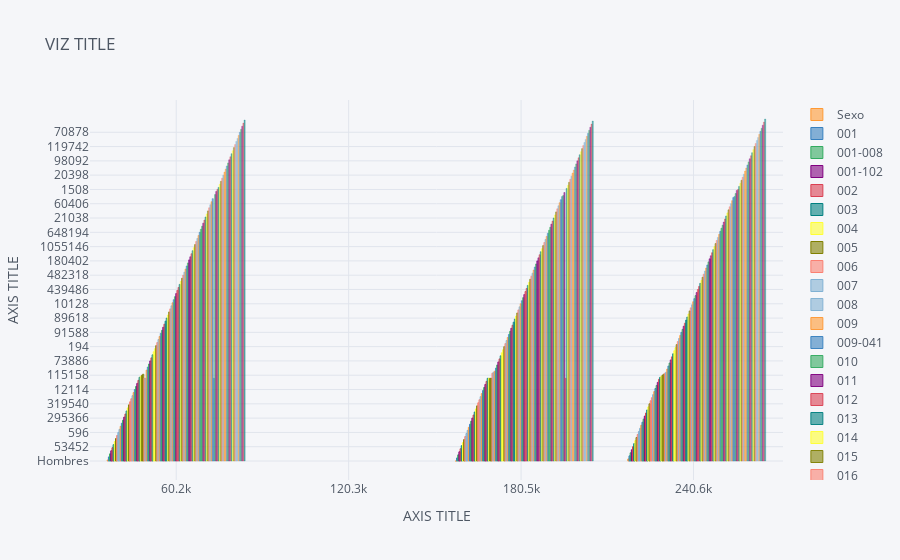

Notebook source saved alongside this figure:
### Code cell
# Cufflinks bar plot

dataset_sexo.iplot(kind='bar',
                  x='098',
                  xTitle='AXIS TITLE',
                  yTitle='AXIS TITLE',
                  title='VIZ TITLE')

### Figure 1 — Plotly figure (JSON) as saved in the notebook; plotly's stock layout.template omitted (floating-point values rounded to 4 significant figures)
{"data": [{"marker": {"color": "rgba(255, 153, 51, 0.6)", "line": {"color": "rgba(255, 153, 51, 1.0)", "width": 1}}, "name": "Sexo", "orientation": "v", "text": "", "x": [181592, 60150, 241742], "y": ["Hombres", "Mujeres", "Total"], "type": "bar"}, {"marker": {"color": "rgba(55, 128, 191, 0.6)", "line": {"color": "rgba(55, 128, 191, 1.0)", "width": 1}}, "name": "001", "orientation": "v", "text": "", "x": [181592, 60150, 241742], "y": [13310, 20734, 34044], "type": "bar"}, {"marker": {"color": "rgba(50, 171, 96, 0.6)", "line": {"color": "rgba(50, 171, 96, 1.0)", "width": 1}}, "name": "001-008", "orientation": "v", "text": "", "x": [181592, 60150, 241742], "y": [288068, 204418, 492486], "type": "bar"}, {"marker": {"color": "rgba(128, 0, 128, 0.6)", "line": {"color": "rgba(128, 0, 128, 1.0)", "width": 1}}, "name": "001-102", "orientation": "v", "text": "", "x": [181592, 60150, 241742], "y": [14528688, 13298528, 27827216], "type": "bar"}, {"marker": {"color": "rgba(219, 64, 82, 0.6)", "line": {"color": "rgba(219, 64, 82, 1.0)", "width": 1}}, "name": "002", "orientation": "v", "text": "", "x": [181592, 60150, 241742], "y": [37942, 15510, 53452], "type": "bar"}, {"marker": {"color": "rgba(0, 128, 128, 0.6)", "line": {"color": "rgba(0, 128, 128, 1.0)", "width": 1}}, "name": "003", "orientation": "v", "text": "", "x": [181592, 60150, 241742], "y": [3860, 4110, 7970], "type": "bar"}, {"marker": {"color": "rgba(255, 255, 51, 0.6)", "line": {"color": "rgba(255, 255, 51, 1.0)", "width": 1}}, "name": "004", "orientation": "v", "text": "", "x": [181592, 60150, 241742], "y": [89660, 100022, 189682], "type": "bar"}, {"marker": {"color": "rgba(128, 128, 0, 0.6)", "line": {"color": "rgba(128, 128, 0, 1.0)", "width": 1}}, "name": "005", "orientation": "v", "text": "", "x": [181592, 60150, 241742], "y": [24062, 21674, 45736], "type": "bar"}, {"marker": {"color": "rgba(251, 128, 114, 0.6)", "line": {"color": "rgba(251, 128, 114, 1.0)", "width": 1}}, "name": "006", "orientation": "v", "text": "", "x": [181592, 60150, 241742], "y": [92868, 21704, 114572], "type": "bar"}, {"marker": {"color": "rgba(128, 177, 211, 0.6)", "line": {"color": "rgba(128, 177, 211, 1.0)", "width": 1}}, "name": "007", "orientation": "v", "text": "", "x": [181592, 60150, 241742], "y": [2546, 596, 3142], "type": "bar"}, {"marker": {"color": "rgba(128, 177, 211, 0.6)", "line": {"color": "rgba(128, 177, 211, 0.9316239316239316)", "width": 1}}, "name": "008", "orientation": "v", "text": "", "x": [181592, 60150, 241742], "y": [23820, 20068, 43888], "type": "bar"}, {"marker": {"color": "rgba(255, 153, 51, 0.6)", "line": {"color": "rgba(255, 153, 51, 0.9316239316239316)", "width": 1}}, "name": "009", "orientation": "v", "text": "", "x": [181592, 60150, 241742], "y": [128122, 30116, 158238], "type": "bar"}, {"marker": {"color": "rgba(55, 128, 191, 0.6)", "line": {"color": "rgba(55, 128, 191, 0.9316239316239316)", "width": 1}}, "name": "009-041", "orientation": "v", "text": "", "x": [181592, 60150, 241742], "y": [4371186, 2747678, 7118864], "type": "bar"}, {"marker": {"color": "rgba(50, 171, 96, 0.6)", "line": {"color": "rgba(50, 171, 96, 0.9316239316239316)", "width": 1}}, "name": "010", "orientation": "v", "text": "", "x": [181592, 60150, 241742], "y": [115918, 20340, 136258], "type": "bar"}, {"marker": {"color": "rgba(128, 0, 128, 0.6)", "line": {"color": "rgba(128, 0, 128, 0.9316239316239316)", "width": 1}}, "name": "011", "orientation": "v", "text": "", "x": [181592, 60150, 241742], "y": [295366, 193986, 489352], "type": "bar"}, {"marker": {"color": "rgba(219, 64, 82, 0.6)", "line": {"color": "rgba(219, 64, 82, 0.9316239316239316)", "width": 1}}, "name": "012", "orientation": "v", "text": "", "x": [181592, 60150, 241742], "y": [344882, 280252, 625134], "type": "bar"}, {"marker": {"color": "rgba(0, 128, 128, 0.6)", "line": {"color": "rgba(0, 128, 128, 0.9316239316239316)", "width": 1}}, "name": "013", "orientation": "v", "text": "", "x": [181592, 60150, 241742], "y": [132644, 90928, 223572], "type": "bar"}, {"marker": {"color": "rgba(255, 255, 51, 0.6)", "line": {"color": "rgba(255, 255, 51, 0.9316239316239316)", "width": 1}}, "name": "014", "orientation": "v", "text": "", "x": [181592, 60150, 241742], "y": [217596, 126478, 344074], "type": "bar"}, {"marker": {"color": "rgba(128, 128, 0, 0.6)", "line": {"color": "rgba(128, 128, 0, 0.9316239316239316)", "width": 1}}, "name": "015", "orientation": "v", "text": "", "x": [181592, 60150, 241742], "y": [169294, 150246, 319540], "type": "bar"}, {"marker": {"color": "rgba(251, 128, 114, 0.6)", "line": {"color": "rgba(251, 128, 114, 0.9316239316239316)", "width": 1}}, "name": "016", "orientation": "v", "text": "", "x": [181592, 60150, 241742], "y": [83444, 116646, 200090], "type": "bar"}, {"marker": {"color": "rgba(251, 128, 114, 0.6)", "line": {"color": "rgba(251, 128, 114, 0.8632478632478631)", "width": 1}}, "name": "017", "orientation": "v", "text": "", "x": [181592, 60150, 241742], "y": [127094, 5330, 132424], "type": "bar"}, {"marker": {"color": "rgba(128, 177, 211, 0.6)", "line": {"color": "rgba(128, 177, 211, 0.8632478632478631)", "width": 1}}, "name": "018", "orientation": "v", "text": "", "x": [181592, 60150, 241742], "y": [1131650, 180534, 1312184], "type": "bar"}, {"marker": {"color": "rgba(255, 153, 51, 0.6)", "line": {"color": "rgba(255, 153, 51, 0.8632478632478631)", "width": 1}}, "name": "019", "orientation": "v", "text": "", "x": [181592, 60150, 241742], "y": [24270, 10384, 34654], "type": "bar"}, {"marker": {"color": "rgba(55, 128, 191, 0.6)", "line": {"color": "rgba(55, 128, 191, 0.8632478632478631)", "width": 1}}, "name": "020", "orientation": "v", "text": "", "x": [181592, 60150, 241742], "y": [18154, 12114, 30268], "type": "bar"}, {"marker": {"color": "rgba(50, 171, 96, 0.6)", "line": {"color": "rgba(50, 171, 96, 0.8632478632478631)", "width": 1}}, "name": "021", "orientation": "v", "text": "", "x": [181592, 60150, 241742], "y": [28330, 23258, 51588], "type": "bar"}, {"marker": {"color": "rgba(128, 0, 128, 0.6)", "line": {"color": "rgba(128, 0, 128, 0.8632478632478631)", "width": 1}}, "name": "022", "orientation": "v", "text": "", "x": [181592, 60150, 241742], "y": [44718, 35044, 79762], "type": "bar"}, {"marker": {"color": "rgba(219, 64, 82, 0.6)", "line": {"color": "rgba(219, 64, 82, 0.8632478632478631)", "width": 1}}, "name": "023", "orientation": "v", "text": "", "x": [181592, 60150, 241742], "y": [4766, 434002, 438768], "type": "bar"}, {"marker": {"color": "rgba(0, 128, 128, 0.6)", "line": {"color": "rgba(0, 128, 128, 0.8632478632478631)", "width": 1}}, "name": "024", "orientation": "v", "text": "", "x": [181592, 60150, 241742], "y": [0, 41724, 41724], "type": "bar"}, {"marker": {"color": "rgba(255, 255, 51, 0.6)", "line": {"color": "rgba(255, 255, 51, 0.8632478632478631)", "width": 1}}, "name": "025", "orientation": "v", "text": "", "x": [181592, 60150, 241742], "y": [0, 109052, 109052], "type": "bar"}, {"marker": {"color": "rgba(128, 128, 0, 0.6)", "line": {"color": "rgba(128, 128, 0, 0.8632478632478631)", "width": 1}}, "name": "026", "orientation": "v", "text": "", "x": [181592, 60150, 241742], "y": [0, 115158, 115158], "type": "bar"}, {"marker": {"color": "rgba(128, 128, 0, 0.6)", "line": {"color": "rgba(128, 128, 0, 0.7948717948717947)", "width": 1}}, "name": "027", "orientation": "v", "text": "", "x": [181592, 60150, 241742], "y": [0, 36182, 36182], "type": "bar"}, {"marker": {"color": "rgba(251, 128, 114, 0.6)", "line": {"color": "rgba(251, 128, 114, 0.7948717948717947)", "width": 1}}, "name": "028", "orientation": "v", "text": "", "x": [181592, 60150, 241742], "y": [390814, 0, 390814], "type": "bar"}, {"marker": {"color": "rgba(128, 177, 211, 0.6)", "line": {"color": "rgba(128, 177, 211, 0.7948717948717947)", "width": 1}}, "name": "029", "orientation": "v", "text": "", "x": [181592, 60150, 241742], "y": [11946, 0, 11946], "type": "bar"}, {"marker": {"color": "rgba(255, 153, 51, 0.6)", "line": {"color": "rgba(255, 153, 51, 0.7948717948717947)", "width": 1}}, "name": "030", "orientation": "v", "text": "", "x": [181592, 60150, 241742], "y": [73644, 38928, 112572], "type": "bar"}, {"marker": {"color": "rgba(55, 128, 191, 0.6)", "line": {"color": "rgba(55, 128, 191, 0.7948717948717947)", "width": 1}}, "name": "031", "orientation": "v", "text": "", "x": [181592, 60150, 241742], "y": [242794, 54000, 296794], "type": "bar"}, {"marker": {"color": "rgba(50, 171, 96, 0.6)", "line": {"color": "rgba(50, 171, 96, 0.7948717948717947)", "width": 1}}, "name": "032", "orientation": "v", "text": "", "x": [181592, 60150, 241742], "y": [20622, 6058, 26680], "type": "bar"}, {"marker": {"color": "rgba(128, 0, 128, 0.6)", "line": {"color": "rgba(128, 0, 128, 0.7948717948717947)", "width": 1}}, "name": "033", "orientation": "v", "text": "", "x": [181592, 60150, 241742], "y": [95612, 73886, 169498], "type": "bar"}, {"marker": {"color": "rgba(219, 64, 82, 0.6)", "line": {"color": "rgba(219, 64, 82, 0.7948717948717947)", "width": 1}}, "name": "034", "orientation": "v", "text": "", "x": [181592, 60150, 241742], "y": [17800, 22778, 40578], "type": "bar"}, {"marker": {"color": "rgba(0, 128, 128, 0.6)", "line": {"color": "rgba(0, 128, 128, 0.7948717948717947)", "width": 1}}, "name": "035", "orientation": "v", "text": "", "x": [181592, 60150, 241742], "y": [255726, 204300, 460026], "type": "bar"}, {"marker": {"color": "rgba(255, 255, 51, 0.6)", "line": {"color": "rgba(255, 255, 51, 0.7948717948717947)", "width": 1}}, "name": "036", "orientation": "v", "text": "", "x": [181592, 60150, 241742], "y": [150698, 133622, 284320], "type": "bar"}, {"marker": {"color": "rgba(255, 255, 51, 0.6)", "line": {"color": "rgba(255, 255, 51, 0.7264957264957264)", "width": 1}}, "name": "037", "orientation": "v", "text": "", "x": [181592, 60150, 241742], "y": [121072, 95442, 216514], "type": "bar"}, {"marker": {"color": "rgba(128, 128, 0, 0.6)", "line": {"color": "rgba(128, 128, 0, 0.7264957264957264)", "width": 1}}, "name": "038", "orientation": "v", "text": "", "x": [181592, 60150, 241742], "y": [194, 162, 356], "type": "bar"}, {"marker": {"color": "rgba(251, 128, 114, 0.6)", "line": {"color": "rgba(251, 128, 114, 0.7264957264957264)", "width": 1}}, "name": "039", "orientation": "v", "text": "", "x": [181592, 60150, 241742], "y": [12208, 15578, 27786], "type": "bar"}, {"marker": {"color": "rgba(128, 177, 211, 0.6)", "line": {"color": "rgba(128, 177, 211, 0.7264957264957264)", "width": 1}}, "name": "040", "orientation": "v", "text": "", "x": [181592, 60150, 241742], "y": [24326, 18126, 42452], "type": "bar"}, {"marker": {"color": "rgba(255, 153, 51, 0.6)", "line": {"color": "rgba(255, 153, 51, 0.7264957264957264)", "width": 1}}, "name": "041", "orientation": "v", "text": "", "x": [181592, 60150, 241742], "y": [87482, 73024, 160506], "type": "bar"}, {"marker": {"color": "rgba(55, 128, 191, 0.6)", "line": {"color": "rgba(55, 128, 191, 0.7264957264957264)", "width": 1}}, "name": "042", "orientation": "v", "text": "", "x": [181592, 60150, 241742], "y": [39838, 51750, 91588], "type": "bar"}, {"marker": {"color": "rgba(50, 171, 96, 0.6)", "line": {"color": "rgba(50, 171, 96, 0.7264957264957264)", "width": 1}}, "name": "042-043", "orientation": "v", "text": "", "x": [181592, 60150, 241742], "y": [43712, 54856, 98568], "type": "bar"}, {"marker": {"color": "rgba(128, 0, 128, 0.6)", "line": {"color": "rgba(128, 0, 128, 0.7264957264957264)", "width": 1}}, "name": "043", "orientation": "v", "text": "", "x": [181592, 60150, 241742], "y": [3874, 3106, 6980], "type": "bar"}, {"marker": {"color": "rgba(219, 64, 82, 0.6)", "line": {"color": "rgba(219, 64, 82, 0.7264957264957264)", "width": 1}}, "name": "044", "orientation": "v", "text": "", "x": [181592, 60150, 241742], "y": [276522, 442908, 719430], "type": "bar"}, {"marker": {"color": "rgba(0, 128, 128, 0.6)", "line": {"color": "rgba(0, 128, 128, 0.7264957264957264)", "width": 1}}, "name": "044-045", "orientation": "v", "text": "", "x": [181592, 60150, 241742], "y": [334554, 532526, 867080], "type": "bar"}, {"marker": {"color": "rgba(0, 128, 128, 0.6)", "line": {"color": "rgba(0, 128, 128, 0.658119658119658)", "width": 1}}, "name": "045", "orientation": "v", "text": "", "x": [181592, 60150, 241742], "y": [58032, 89618, 147650], "type": "bar"}, {"marker": {"color": "rgba(255, 255, 51, 0.6)", "line": {"color": "rgba(255, 255, 51, 0.658119658119658)", "width": 1}}, "name": "046", "orientation": "v", "text": "", "x": [181592, 60150, 241742], "y": [246894, 509748, 756642], "type": "bar"}, {"marker": {"color": "rgba(128, 128, 0, 0.6)", "line": {"color": "rgba(128, 128, 0, 0.658119658119658)", "width": 1}}, "name": "046-049", "orientation": "v", "text": "", "x": [181592, 60150, 241742], "y": [281190, 524546, 805736], "type": "bar"}, {"marker": {"color": "rgba(251, 128, 114, 0.6)", "line": {"color": "rgba(251, 128, 114, 0.658119658119658)", "width": 1}}, "name": "047", "orientation": "v", "text": "", "x": [181592, 60150, 241742], "y": [20198, 2634, 22832], "type": "bar"}, {"marker": {"color": "rgba(128, 177, 211, 0.6)", "line": {"color": "rgba(128, 177, 211, 0.658119658119658)", "width": 1}}, "name": "048", "orientation": "v", "text": "", "x": [181592, 60150, 241742], "y": [3970, 694, 4664], "type": "bar"}, {"marker": {"color": "rgba(255, 153, 51, 0.6)", "line": {"color": "rgba(255, 153, 51, 0.658119658119658)", "width": 1}}, "name": "049", "orientation": "v", "text": "", "x": [181592, 60150, 241742], "y": [10128, 11470, 21598], "type": "bar"}, {"marker": {"color": "rgba(55, 128, 191, 0.6)", "line": {"color": "rgba(55, 128, 191, 0.658119658119658)", "width": 1}}, "name": "050", "orientation": "v", "text": "", "x": [181592, 60150, 241742], "y": [6750, 5876, 12626], "type": "bar"}, {"marker": {"color": "rgba(50, 171, 96, 0.6)", "line": {"color": "rgba(50, 171, 96, 0.658119658119658)", "width": 1}}, "name": "050-052", "orientation": "v", "text": "", "x": [181592, 60150, 241742], "y": [378152, 537968, 916120], "type": "bar"}, {"marker": {"color": "rgba(128, 0, 128, 0.6)", "line": {"color": "rgba(128, 0, 128, 0.658119658119658)", "width": 1}}, "name": "051", "orientation": "v", "text": "", "x": [181592, 60150, 241742], "y": [142602, 321406, 464008], "type": "bar"}, {"marker": {"color": "rgba(219, 64, 82, 0.6)", "line": {"color": "rgba(219, 64, 82, 0.658119658119658)", "width": 1}}, "name": "052", "orientation": "v", "text": "", "x": [181592, 60150, 241742], "y": [228800, 210686, 439486], "type": "bar"}, {"marker": {"color": "rgba(219, 64, 82, 0.6)", "line": {"color": "rgba(219, 64, 82, 0.5897435897435894)", "width": 1}}, "name": "053", "orientation": "v", "text": "", "x": [181592, 60150, 241742], "y": [38334, 93012, 131346], "type": "bar"}, {"marker": {"color": "rgba(0, 128, 128, 0.6)", "line": {"color": "rgba(0, 128, 128, 0.5897435897435894)", "width": 1}}, "name": "053-061", "orientation": "v", "text": "", "x": [181592, 60150, 241742], "y": [4473698, 5329276, 9802974], "type": "bar"}, {"marker": {"color": "rgba(255, 255, 51, 0.6)", "line": {"color": "rgba(255, 255, 51, 0.5897435897435894)", "width": 1}}, "name": "054", "orientation": "v", "text": "", "x": [181592, 60150, 241742], "y": [151162, 306694, 457856], "type": "bar"}, {"marker": {"color": "rgba(128, 128, 0, 0.6)", "line": {"color": "rgba(128, 128, 0, 0.5897435897435894)", "width": 1}}, "name": "055", "orientation": "v", "text": "", "x": [181592, 60150, 241742], "y": [1046398, 663926, 1710324], "type": "bar"}, {"marker": {"color": "rgba(251, 128, 114, 0.6)", "line": {"color": "rgba(251, 128, 114, 0.5897435897435894)", "width": 1}}, "name": "056", "orientation": "v", "text": "", "x": [181592, 60150, 241742], "y": [537074, 482318, 1019392], "type": "bar"}, {"marker": {"color": "rgba(128, 177, 211, 0.6)", "line": {"color": "rgba(128, 177, 211, 0.5897435897435894)", "width": 1}}, "name": "057", "orientation": "v", "text": "", "x": [181592, 60150, 241742], "y": [547632, 969054, 1516686], "type": "bar"}, {"marker": {"color": "rgba(255, 153, 51, 0.6)", "line": {"color": "rgba(255, 153, 51, 0.5897435897435894)", "width": 1}}, "name": "058", "orientation": "v", "text": "", "x": [181592, 60150, 241742], "y": [580068, 709766, 1289834], "type": "bar"}, {"marker": {"color": "rgba(55, 128, 191, 0.6)", "line": {"color": "rgba(55, 128, 191, 0.5897435897435894)", "width": 1}}, "name": "059", "orientation": "v", "text": "", "x": [181592, 60150, 241742], "y": [1225298, 1710384, 2935682], "type": "bar"}, {"marker": {"color": "rgba(50, 171, 96, 0.6)", "line": {"color": "rgba(50, 171, 96, 0.5897435897435894)", "width": 1}}, "name": "060", "orientation": "v", "text": "", "x": [181592, 60150, 241742], "y": [167330, 287852, 455182], "type": "bar"}, {"marker": {"color": "rgba(128, 0, 128, 0.6)", "line": {"color": "rgba(128, 0, 128, 0.5897435897435894)", "width": 1}}, "name": "061", "orientation": "v", "text": "", "x": [181592, 60150, 241742], "y": [180402, 106270, 286672], "type": "bar"}, {"marker": {"color": "rgba(128, 0, 128, 0.6)", "line": {"color": "rgba(128, 0, 128, 0.5213675213675211)", "width": 1}}, "name": "062", "orientation": "v", "text": "", "x": [181592, 60150, 241742], "y": [17236, 27092, 44328], "type": "bar"}, {"marker": {"color": "rgba(219, 64, 82, 0.6)", "line": {"color": "rgba(219, 64, 82, 0.5213675213675211)", "width": 1}}, "name": "062-067", "orientation": "v", "text": "", "x": [181592, 60150, 241742], "y": [1740144, 1231470, 2971614], "type": "bar"}, {"marker": {"color": "rgba(0, 128, 128, 0.6)", "line": {"color": "rgba(0, 128, 128, 0.5213675213675211)", "width": 1}}, "name": "063", "orientation": "v", "text": "", "x": [181592, 60150, 241742], "y": [324266, 302242, 626508], "type": "bar"}, {"marker": {"color": "rgba(255, 255, 51, 0.6)", "line": {"color": "rgba(255, 255, 51, 0.5213675213675211)", "width": 1}}, "name": "064", "orientation": "v", "text": "", "x": [181592, 60150, 241742], "y": [794698, 260448, 1055146], "type": "bar"}, {"marker": {"color": "rgba(128, 128, 0, 0.6)", "line": {"color": "rgba(128, 128, 0, 0.5213675213675211)", "width": 1}}, "name": "065", "orientation": "v", "text": "", "x": [181592, 60150, 241742], "y": [28864, 53332, 82196], "type": "bar"}, {"marker": {"color": "rgba(251, 128, 114, 0.6)", "line": {"color": "rgba(251, 128, 114, 0.5213675213675211)", "width": 1}}, "name": "066", "orientation": "v", "text": "", "x": [181592, 60150, 241742], "y": [83006, 82808, 165814], "type": "bar"}, {"marker": {"color": "rgba(128, 177, 211, 0.6)", "line": {"color": "rgba(128, 177, 211, 0.5213675213675211)", "width": 1}}, "name": "067", "orientation": "v", "text": "", "x": [181592, 60150, 241742], "y": [492074, 505548, 997622], "type": "bar"}, {"marker": {"color": "rgba(255, 153, 51, 0.6)", "line": {"color": "rgba(255, 153, 51, 0.5213675213675211)", "width": 1}}, "name": "068", "orientation": "v", "text": "", "x": [181592, 60150, 241742], "y": [40854, 27148, 68002], "type": "bar"}, {"marker": {"color": "rgba(55, 128, 191, 0.6)", "line": {"color": "rgba(55, 128, 191, 0.5213675213675211)", "width": 1}}, "name": "068-072", "orientation": "v", "text": "", "x": [181592, 60150, 241742], "y": [824918, 648194, 1473112], "type": "bar"}, {"marker": {"color": "rgba(50, 171, 96, 0.6)", "line": {"color": "rgba(50, 171, 96, 0.5213675213675211)", "width": 1}}, "name": "069", "orientation": "v", "text": "", "x": [181592, 60150, 241742], "y": [7326, 8844, 16170], "type": "bar"}, {"marker": {"color": "rgba(50, 171, 96, 0.6)", "line": {"color": "rgba(50, 171, 96, 0.45299145299145277)", "width": 1}}, "name": "070", "orientation": "v", "text": "", "x": [181592, 60150, 241742], "y": [75134, 92902, 168036], "type": "bar"}, {"marker": {"color": "rgba(128, 0, 128, 0.6)", "line": {"color": "rgba(128, 0, 128, 0.45299145299145277)", "width": 1}}, "name": "071", "orientation": "v", "text": "", "x": [181592, 60150, 241742], "y": [358026, 149474, 507500], "type": "bar"}, {"marker": {"color": "rgba(219, 64, 82, 0.6)", "line": {"color": "rgba(219, 64, 82, 0.45299145299145277)", "width": 1}}, "name": "072", "orientation": "v", "text": "", "x": [181592, 60150, 241742], "y": [343578, 369826, 713404], "type": "bar"}, {"marker": {"color": "rgba(0, 128, 128, 0.6)", "line": {"color": "rgba(0, 128, 128, 0.45299145299145277)", "width": 1}}, "name": "073", "orientation": "v", "text": "", "x": [181592, 60150, 241742], "y": [21038, 44790, 65828], "type": "bar"}, {"marker": {"color": "rgba(255, 255, 51, 0.6)", "line": {"color": "rgba(255, 255, 51, 0.45299145299145277)", "width": 1}}, "name": "074", "orientation": "v", "text": "", "x": [181592, 60150, 241742], "y": [6100, 18452, 24552], "type": "bar"}, {"marker": {"color": "rgba(128, 128, 0, 0.6)", "line": {"color": "rgba(128, 128, 0, 0.45299145299145277)", "width": 1}}, "name": "074-076", "orientation": "v", "text": "", "x": [181592, 60150, 241742], "y": [71628, 160496, 232124], "type": "bar"}, {"marker": {"color": "rgba(251, 128, 114, 0.6)", "line": {"color": "rgba(251, 128, 114, 0.45299145299145277)", "width": 1}}, "name": "075", "orientation": "v", "text": "", "x": [181592, 60150, 241742], "y": [41874, 105292, 147166], "type": "bar"}, {"marker": {"color": "rgba(128, 177, 211, 0.6)", "line": {"color": "rgba(128, 177, 211, 0.45299145299145277)", "width": 1}}, "name": "076", "orientation": "v", "text": "", "x": [181592, 60150, 241742], "y": [23654, 36752, 60406], "type": "bar"}, {"marker": {"color": "rgba(255, 153, 51, 0.6)", "line": {"color": "rgba(255, 153, 51, 0.45299145299145277)", "width": 1}}, "name": "077", "orientation": "v", "text": "", "x": [181592, 60150, 241742], "y": [235266, 248110, 483376], "type": "bar"}, {"marker": {"color": "rgba(55, 128, 191, 0.6)", "line": {"color": "rgba(55, 128, 191, 0.45299145299145277)", "width": 1}}, "name": "077-080", "orientation": "v", "text": "", "x": [181592, 60150, 241742], "y": [321852, 347720, 669572], "type": "bar"}, {"marker": {"color": "rgba(55, 128, 191, 0.6)", "line": {"color": "rgba(55, 128, 191, 0.3846153846153844)", "width": 1}}, "name": "078", "orientation": "v", "text": "", "x": [181592, 60150, 241742], "y": [23126, 0, 23126], "type": "bar"}, {"marker": {"color": "rgba(50, 171, 96, 0.6)", "line": {"color": "rgba(50, 171, 96, 0.3846153846153844)", "width": 1}}, "name": "079", "orientation": "v", "text": "", "x": [181592, 60150, 241742], "y": [2, 3668, 3670], "type": "bar"}, {"marker": {"color": "rgba(128, 0, 128, 0.6)", "line": {"color": "rgba(128, 0, 128, 0.3846153846153844)", "width": 1}}, "name": "080", "orientation": "v", "text": "", "x": [181592, 60150, 241742], "y": [63458, 95942, 159400], "type": "bar"}, {"marker": {"color": "rgba(219, 64, 82, 0.6)", "line": {"color": "rgba(219, 64, 82, 0.3846153846153844)", "width": 1}}, "name": "081", "orientation": "v", "text": "", "x": [181592, 60150, 241742], "y": [0, 1508, 1508], "type": "bar"}, {"marker": {"color": "rgba(0, 128, 128, 0.6)", "line": {"color": "rgba(0, 128, 128, 0.3846153846153844)", "width": 1}}, "name": "082", "orientation": "v", "text": "", "x": [181592, 60150, 241742], "y": [53902, 39638, 93540], "type": "bar"}, {"marker": {"color": "rgba(255, 255, 51, 0.6)", "line": {"color": "rgba(255, 255, 51, 0.3846153846153844)", "width": 1}}, "name": "083", "orientation": "v", "text": "", "x": [181592, 60150, 241742], "y": [6240, 5920, 12160], "type": "bar"}, {"marker": {"color": "rgba(128, 128, 0, 0.6)", "line": {"color": "rgba(128, 128, 0, 0.3846153846153844)", "width": 1}}, "name": "083-085", "orientation": "v", "text": "", "x": [181592, 60150, 241742], "y": [51426, 44694, 96120], "type": "bar"}, {"marker": {"color": "rgba(251, 128, 114, 0.6)", "line": {"color": "rgba(251, 128, 114, 0.3846153846153844)", "width": 1}}, "name": "084", "orientation": "v", "text": "", "x": [181592, 60150, 241742], "y": [22610, 18376, 40986], "type": "bar"}, {"marker": {"color": "rgba(128, 177, 211, 0.6)", "line": {"color": "rgba(128, 177, 211, 0.3846153846153844)", "width": 1}}, "name": "085", "orientation": "v", "text": "", "x": [181592, 60150, 241742], "y": [22576, 20398, 42974], "type": "bar"}, {"marker": {"color": "rgba(255, 153, 51, 0.6)", "line": {"color": "rgba(255, 153, 51, 0.3846153846153844)", "width": 1}}, "name": "086", "orientation": "v", "text": "", "x": [181592, 60150, 241742], "y": [217372, 203782, 421154], "type": "bar"}, {"marker": {"color": "rgba(255, 153, 51, 0.6)", "line": {"color": "rgba(255, 153, 51, 0.31623931623931584)", "width": 1}}, "name": "086-089", "orientation": "v", "text": "", "x": [181592, 60150, 241742], "y": [390752, 472906, 863658], "type": "bar"}, {"marker": {"color": "rgba(55, 128, 191, 0.6)", "line": {"color": "rgba(55, 128, 191, 0.31623931623931584)", "width": 1}}, "name": "087", "orientation": "v", "text": "", "x": [181592, 60150, 241742], "y": [71296, 174092, 245388], "type": "bar"}, {"marker": {"color": "rgba(50, 171, 96, 0.6)", "line": {"color": "rgba(50, 171, 96, 0.31623931623931584)", "width": 1}}, "name": "088", "orientation": "v", "text": "", "x": [181592, 60150, 241742], "y": [3992, 2450, 6442], "type": "bar"}, {"marker": {"color": "rgba(128, 0, 128, 0.6)", "line": {"color": "rgba(128, 0, 128, 0.31623931623931584)", "width": 1}}, "name": "089", "orientation": "v", "text": "", "x": [181592, 60150, 241742], "y": [98092, 92582, 190674], "type": "bar"}, {"marker": {"color": "rgba(219, 64, 82, 0.6)", "line": {"color": "rgba(219, 64, 82, 0.31623931623931584)", "width": 1}}, "name": "090", "orientation": "v", "text": "", "x": [181592, 60150, 241742], "y": [288040, 88988, 377028], "type": "bar"}, {"marker": {"color": "rgba(0, 128, 128, 0.6)", "line": {"color": "rgba(0, 128, 128, 0.31623931623931584)", "width": 1}}, "name": "090-102", "orientation": "v", "text": "", "x": [181592, 60150, 241742], "y": [882468, 375844, 1258312], "type": "bar"}, {"marker": {"color": "rgba(255, 255, 51, 0.6)", "line": {"color": "rgba(255, 255, 51, 0.31623931623931584)", "width": 1}}, "name": "091", "orientation": "v", "text": "", "x": [181592, 60150, 241742], "y": [19322, 4182, 23504], "type": "bar"}, {"marker": {"color": "rgba(128, 128, 0, 0.6)", "line": {"color": "rgba(128, 128, 0, 0.31623931623931584)", "width": 1}}, "name": "092", "orientation": "v", "text": "", "x": [181592, 60150, 241742], "y": [66664, 53078, 119742], "type": "bar"}, {"marker": {"color": "rgba(251, 128, 114, 0.6)", "line": {"color": "rgba(251, 128, 114, 0.31623931623931584)", "width": 1}}, "name": "093", "orientation": "v", "text": "", "x": [181592, 60150, 241742], "y": [83108, 51050, 134158], "type": "bar"}, {"marker": {"color": "rgba(128, 177, 211, 0.6)", "line": {"color": "rgba(128, 177, 211, 0.31623931623931584)", "width": 1}}, "name": "094", "orientation": "v", "text": "", "x": [181592, 60150, 241742], "y": [10350, 6978, 17328], "type": "bar"}, {"marker": {"color": "rgba(128, 177, 211, 0.6)", "line": {"color": "rgba(128, 177, 211, 0.24786324786324748)", "width": 1}}, "name": "095", "orientation": "v", "text": "", "x": [181592, 60150, 241742], "y": [33694, 8680, 42374], "type": "bar"}, {"marker": {"color": "rgba(255, 153, 51, 0.6)", "line": {"color": "rgba(255, 153, 51, 0.24786324786324748)", "width": 1}}, "name": "096", "orientation": "v", "text": "", "x": [181592, 60150, 241742], "y": [10804, 5370, 16174], "type": "bar"}, {"marker": {"color": "rgba(55, 128, 191, 0.6)", "line": {"color": "rgba(55, 128, 191, 0.24786324786324748)", "width": 1}}, "name": "097", "orientation": "v", "text": "", "x": [181592, 60150, 241742], "y": [143376, 70878, 214254], "type": "bar"}, {"marker": {"color": "rgba(50, 171, 96, 0.6)", "line": {"color": "rgba(50, 171, 96, 0.24786324786324748)", "width": 1}}, "name": "099", "orientation": "v", "text": "", "x": [181592, 60150, 241742], "y": [20420, 8040, 28460], "type": "bar"}, {"marker": {"color": "rgba(128, 0, 128, 0.6)", "line": {"color": "rgba(128, 0, 128, 0.24786324786324748)", "width": 1}}, "name": "100", "orientation": "v", "text": "", "x": [181592, 60150, 241742], "y": [8170, 3420, 11590], "type": "bar"}, {"marker": {"color": "rgba(219, 64, 82, 0.6)", "line": {"color": "rgba(219, 64, 82, 0.24786324786324748)", "width": 1}}, "name": "101", "orientation": "v", "text": "", "x": [181592, 60150, 241742], "y": [14920, 14192, 29112], "type": "bar"}, {"marker": {"color": "rgba(0, 128, 128, 0.6)", "line": {"color": "rgba(0, 128, 128, 0.24786324786324748)", "width": 1}}, "name": "102", "orientation": "v", "text": "", "x": [181592, 60150, 241742], "y": [2008, 838, 2846], "type": "bar"}], "layout": {"legend": {"bgcolor": "#F5F6F9", "font": {"color": "#4D5663"}}, "paper_bgcolor": "#F5F6F9", "plot_bgcolor": "#F5F6F9", "title": {"font": {"color": "#4D5663"}, "text": "VIZ TITLE"}, "xaxis": {"gridcolor": "#E1E5ED", "showgrid": true, "tickfont": {"color": "#4D5663"}, "title": {"font": {"color": "#4D5663"}, "text": "AXIS TITLE"}, "zerolinecolor": "#E1E5ED"}, "yaxis": {"gridcolor": "#E1E5ED", "showgrid": true, "tickfont": {"color": "#4D5663"}, "title": {"font": {"color": "#4D5663"}, "text": "AXIS TITLE"}, "zerolinecolor": "#E1E5ED"}}}
